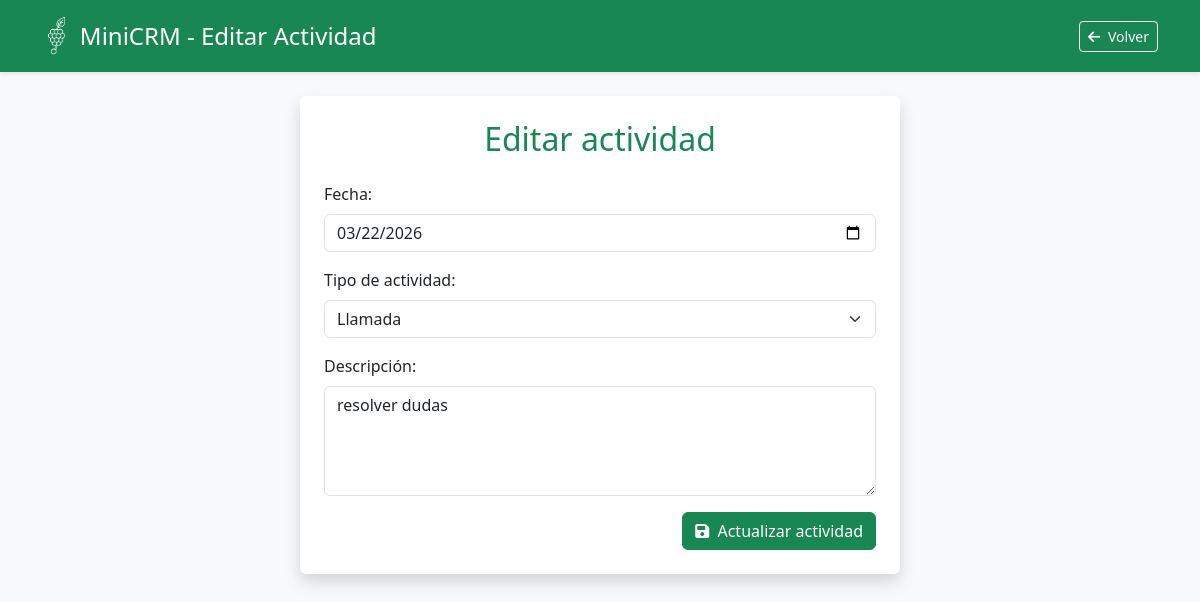
The app's page /actividad/5/editar/ (signed in) with its own data.
### clientes/models.py (models this page shows, shortened)
class Actividad(models.Model):
    TIPO_CHOICES = [
        ('LLAMADA', 'Llamada'),
        ('EMAIL', 'Email'),
        ('REUNION', 'Reunión'),
        ('OTRO', 'Otro'),
    ]
    cliente = models.ForeignKey(
        Cliente,
        on_delete=models.CASCADE,
        related_name='actividades'
    )
    tipo = models.CharField(max_length=10, choices=TIPO_CHOICES)
    descripcion = models.TextField()
    fecha = models.DateTimeField(auto_now_add=True)

### clientes/views.py (the view, shortened to what this page needs)
# urls.py: path('actividad/<int:actividad_id>/editar/', views.editar_actividad, name='editar_actividad'),
@login_required
def editar_actividad(request, actividad_id):
    actividad = get_object_or_404(
        Actividad,
        id=actividad_id,
        cliente__usuario=request.user
    )
    cliente = actividad.cliente
    return render(request, 'clientes/editar_actividad.html', {
        'actividad': actividad,
        'cliente': cliente
    })

### clientes/templates/clientes/editar_actividad.html (shortened to what this page needs)
{% load static %}
<!DOCTYPE html>
<html lang="es">
<head>
    <link href="https://cdn.jsdelivr.net/npm/bootstrap@5.3.2/dist/css/bootstrap.min.css" rel="stylesheet">
    <link rel="stylesheet" href="https://cdnjs.cloudflare.com/ajax/libs/font-awesome/6.4.0/css/all.min.css">
</head>
<body class="bg-light">
<header class="bg-success text-white py-3 mb-4 shadow-sm">
    <div class="container d-flex justify-content-between align-items-center">
        <div class="d-flex align-items-center">
            <img src="/static/img/logo.png" alt="Logo" style="height:40px;" class="me-2">
            <h4 class="mb-0">MiniCRM - Editar Actividad</h4>
        </div>
        <a href="{% url 'detalles_cliente' actividad.cliente.id %}" class="btn btn-outline-light btn-sm">
            <i class="fa fa-arrow-left me-1"></i> Volver
        </a>
    </div>
</header>
<div class="container mt-4 bg-white p-4 shadow rounded" style="max-width: 600px;">
    <h2 class="text-center mb-4 text-success">
        Editar actividad
    </h2>
    <form method="POST" class="needs-validation" novalidate>
        <div class="mb-3">
            <label class="form-label">Fecha:</label>
            <input type="date" name="fecha" value="{{ actividad.fecha|date:'Y-m-d' }}" class="form-control">
        </div>
        <div class="mb-3">
            <label class="form-label">Tipo de actividad:</label>
            <select name="tipo" class="form-select" required>
                <option value="LLAMADA"{% if actividad.tipo == 'LLAMADA' %}selected{% endif %}>Llamada</option>
            </select>
        </div>
        <div class="mb-3">
            <label class="form-label">Descripción:</label>
            <textarea name="descripcion" rows="4" class="form-control">{{ actividad.descripcion }}</textarea>
        </div>
        <div class="d-flex justify-content-end">
            <button type="submit" class="btn btn-primary">
                <i class="fa fa-save me-1"></i> Actualizar actividad
            </button>
        </div>
    </form>
</div>
</body>
</html>

### clientes/templates/clientes/editar_actividad.html (style rules this page uses)
.btn-primary, .table-primary { background-color: #198754; border-color: #198754; color: white; }

### records on screen
Actividad: fecha "03/22/2026", tipo "Llamada", descripcion "resolver dudas"
